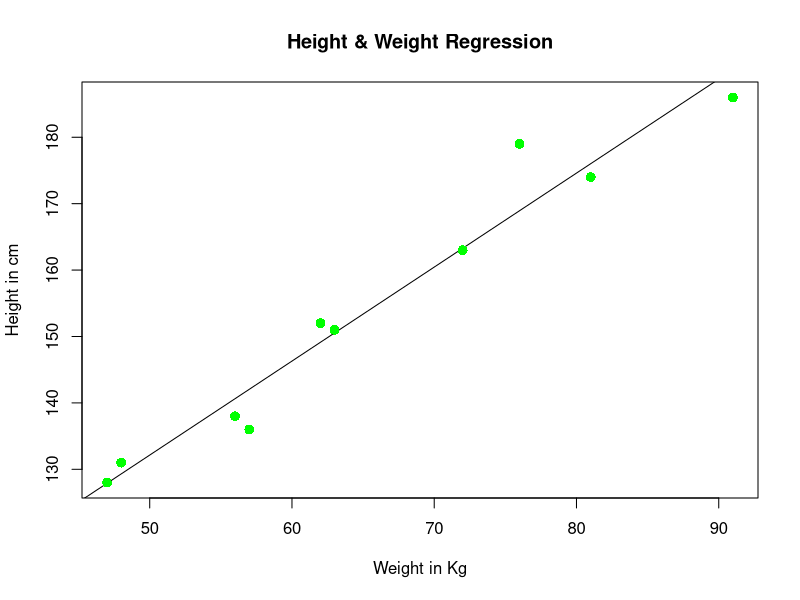

Source code (R):
x <- c(151, 174, 138, 186, 128, 136, 179, 163, 152, 131)
y <- c(63, 81, 56, 91, 47, 57, 76, 72, 62, 48)

# Apply the lm() function.
relation <- lm(y~x)

print(relation)
print(summary(relation))



# Find weight of a person with height 200.
a <- data.frame(x = 200)
result <-  predict(relation,a)
print(result)

plot(y,x,col = "green",main = "Height & Weight Regression",
abline(lm(x~y)),cex = 1.3,pch = 16,xlab = "Weight in Kg",ylab = "Height in cm")